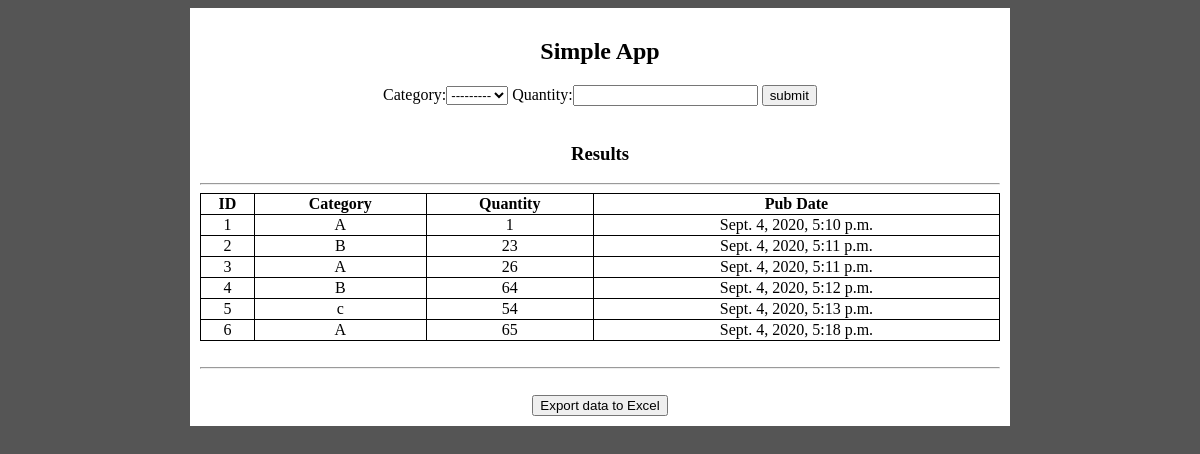
The page / on the database its author committed.
### mainapp/models.py (models this page shows, shortened)
class Quot(models.Model):
    category = models.CharField(max_length = 10,choices=[('A','A'),('B','B'),('C','C')])
    quantity = models.IntegerField()
    pub_date = models.DateTimeField(auto_now=True)

### mainapp/views.py (the view)
# urls.py: path('', views.index, name='index'),
def index(request):
    queryset = Quot.objects.all()
    form = DataForm()
    if request.method == 'POST':
        form = DataForm(request.POST)
        if form.is_valid():
            form.save()
            return redirect('index')
    context = {'title': 'Simple App', 'form': form, 'posts': queryset}
    return render(request, 'mainapp//index.html', context)

### mainapp/forms.py
class DataForm(ModelForm):
    class Meta:
        model = Quot
        fields = ['category', 'quantity']

### mainapp/templates/mainapp/index.html (shortened to what this page needs)
<!DOCTYPE html>
<html lang="en">
<head>
    {% load static %}
    <link rel="stylesheet" type="text/css" href="{% static 'mainapp/style.css' %}">
</head>
<body>
    <div class="container">
        <div class="content text-center">
            <h2>{{ title }}</h2>
            <div class="row justify-content-md-center">
                <div class="row">
                    <form action="" method="post">
                        {{ form.as_table }}
                        <input type="submit" value="submit">
                    </form>
                </div>
                <br>
                <div class="row">
                    <h3>Results</h3>
                    <hr>
                    <table style="width:100%">
                        <tr>
                        <th>ID</th>
                        <th>Category</th>
                        <th>Quantity</th>
                        <th>Pub Date</th>
                        </tr>
                        {% for post in posts %}
                        <tr>
                        <td>{{ post.id }}</td>
                        <td>{{post.category }}</td>
                        <td>{{post.quantity}}</td>
                        <td>{{post.pub_date}}</td>
                        </tr>
                        {% endfor %}
                    </table>
                </div>
                <br>
                <hr>
                <br>
                <form action="{% url 'export' %}">
                    <button type="submit">Export data to Excel</button>
                </form>
            </div>
        </div>
    </div>
</body>
</html>

### mainapp/static/mainapp/style.css (style rules this page uses)
table, th, td { border: 1px solid black; border-collapse: collapse; }
body { background: #555; }
.content { max-width: 800px; margin: auto; background: white; padding: 10px; }
.text-center { text-align: center; }

### rows shown on the page
Quot: id "1", category "A", quantity "1", pub_date "Sept. 4, 2020, 5:10 p.m."
Quot: id "2", category "B", quantity "23", pub_date "Sept. 4, 2020, 5:11 p.m."
Quot: id "3", category "A", quantity "26", pub_date "Sept. 4, 2020, 5:11 p.m."
Quot: id "4", category "B", quantity "64", pub_date "Sept. 4, 2020, 5:12 p.m."
Quot: id "5", category "c", quantity "54", pub_date "Sept. 4, 2020, 5:13 p.m."
Quot: id "6", category "A", quantity "65", pub_date "Sept. 4, 2020, 5:18 p.m."

### other values the page prints
{{ title }} "Simple App"
